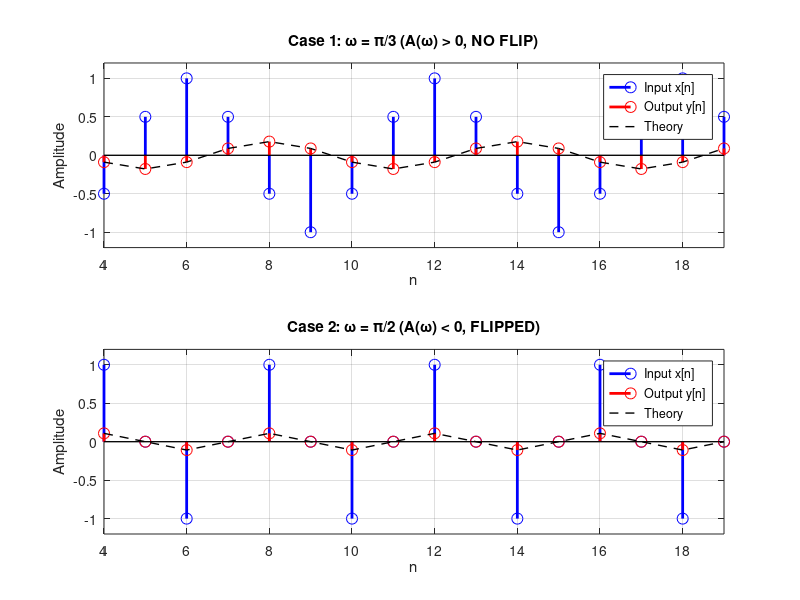

Recreate this plot in MATLAB.
% Linear-phase FIR filter verification
% Symmetric impulse response
h = [0.1339, 0.1526, 0.1592, 0.1526, 0.1339];

n = 0:25;

%% Case 1: omega1 = pi/3 (A > 0, no inversion)
omega1 = pi/3;

x1 = cos(omega1 * n);
y1 = filter(h, 1, x1);

% Steady-state samples: n = 4,...,19
n1 = 4:19;
y1_steady = y1(n1 + 1);

% Theoretical steady-state response
A1 = 0.1592 + 2*(0.1339*cos(2*omega1) + 0.1526*cos(omega1));
y1_theory = A1 * cos(omega1 * (n1 - 2));


%% Case 2: omega2 = pi/2 (A < 0, inverted)
omega2 = pi/2;

x2 = cos(omega2 * n);
y2 = filter(h, 1, x2);

% Steady-state samples: n = 4,...,19
n2 = 4:19;
y2_steady = y2(n2 + 1);

% Theoretical steady-state response
A2 = 0.1592 + 2*(0.1339*cos(2*omega2) + 0.1526*cos(omega2));
y2_theory = abs(A2) * cos(omega2 * (n2 - 2) + pi);


%% Plotting
figure;

% Case 1
subplot(2,1,1);
stem(n1, cos(omega1*n1), 'b', 'LineWidth', 2, 'MarkerSize', 8);
hold on;
stem(n1, y1_steady, 'r', 'LineWidth', 2, 'MarkerSize', 8);
plot(n1, y1_theory, '--k', 'LineWidth', 1);
hold off;

xlabel('n');
ylabel('Amplitude');
title('Case 1: \omega = \pi/3 (A(\omega) > 0, NO FLIP)');
legend('Input x[n]', 'Output y[n]', 'Theory', 'Location', 'northeast');
grid on;
ylim([-1.2, 1.2]);
xlim([4, 19]);


% Case 2
subplot(2,1,2);
stem(n2, cos(omega2*n2), 'b', 'LineWidth', 2, 'MarkerSize', 8);
hold on;
stem(n2, y2_steady, 'r', 'LineWidth', 2, 'MarkerSize', 8);
plot(n2, y2_theory, '--k', 'LineWidth', 1);
hold off;

xlabel('n');
ylabel('Amplitude');
title('Case 2: \omega = \pi/2 (A(\omega) < 0, FLIPPED)');
legend('Input x[n]', 'Output y[n]', 'Theory', 'Location', 'northeast');
grid on;
ylim([-1.2, 1.2]);
xlim([4, 19]);
pause;
